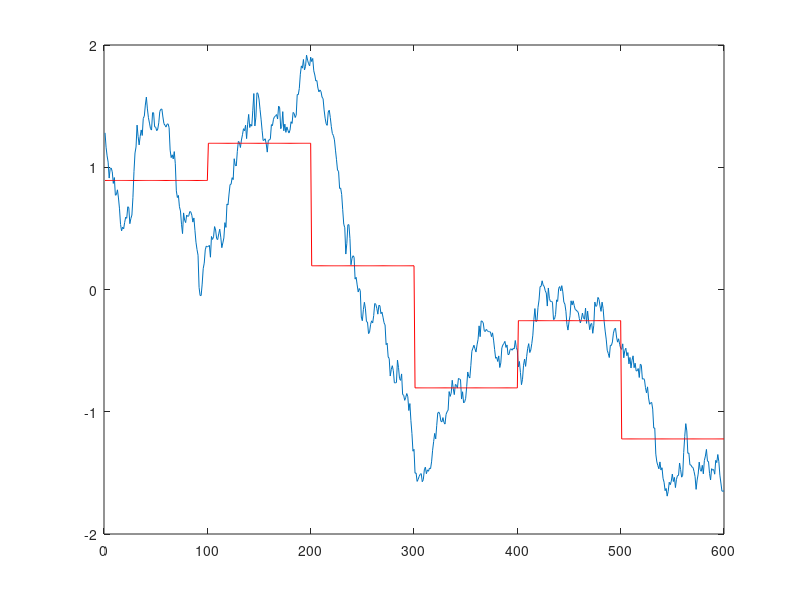

The MATLAB source for this figure: (Note: this script raises an error after producing the figure.)
% Copyright and terms of use (DO NOT REMOVE):
% The code is made freely available for non-commercial uses only, provided that the copyright 
% header in each file not be removed, and suitable citation(s) (see below) be made for papers 
% published based on the code.
%
% The code is not optimized for speed, and we are not responsible for any errors that might
% occur in the code.
%
% The copyright of the code is retained by the authors.  By downloading/using this code you
% agree to all the terms stated above.
%
%   Lin, J., Keogh, E., Lonardi, S. & Chiu, B. 
%   "A Symbolic Representation of Time Series, with Implications for Streaming Algorithms." 
%   In proceedings of the 8th ACM SIGMOD Workshop on Research Issues in Data Mining and 
%   Knowledge Discovery. San Diego, CA. June 13, 2003. 
%
%
%   Lin, J., Keogh, E., Patel, P. & Lonardi, S. 
%   "Finding Motifs in Time Series". In proceedings of the 2nd Workshop on Temporal Data Mining, 
%   at the 8th ACM SIGKDD International Conference on Knowledge Discovery and Data Mining. 
%   Edmonton, Alberta, Canada. July 23-26, 2002
%
%
% This code provides a step-by-step demo of SAX (Symbolic Aggregate approXimation).  Press enter
% for the next step.
% 
%   usage: [str] = sax_demo
%          [str] = sax_demo(data)
%
% Copyright (c) 2003, Eamonn Keogh, Jessica Lin, Stefano Lonardi, Pranav Patel, Li Wei. All rights reserved.
%
function [sax_string] = sax_demo(data)

    if nargin == 0
        data_len      = 600;
        data = random_walk(data_len);
    else
        data_len      = length(data);
    end
    
    nseg          = 6;
    alphabet_size = 6;

    if alphabet_size > 10
        disp('Currently alphabet_size cannot be larger than 10.  Please update the breakpoint table if you wish to do so');
        return;
    end
    
    data_len
    nseg
    
    % nseg must be divisible by data length
    if (mod(data_len, nseg))
        
        disp('nseg must be divisible by the data length. Aborting ');
        return;  
        
    end

    % win_size is the number of data points on the raw time series that will be mapped to a 
    % single symbol
    win_size = floor(data_len/nseg);
    
    data = (data - mean(data))/std(data);

    plot(data);

    pause;
    
    % special case: no dimensionality reduction
    if data_len == nseg
        PAA = data;
        
    % Convert to PAA.  Note that this line is also in timeseries2symbol, which will be
    % called later.  So it's redundant here and is for the purpose of plotting only.
    else
        PAA = [mean(reshape(data,win_size,nseg))];                     
    end
    
    % plot the PAA segments
    PAA_plot = repmat(PAA', 1, win_size);
    PAA_plot = reshape(PAA_plot', 1, data_len)';
    
    hold on;
    plot(PAA_plot,'r');
    
    pause;

    % map the segments to string
    str = timeseries2symbol(data, data_len, nseg, alphabet_size);
    
    % get the breakpoints
    switch alphabet_size
        case 2, cutlines  = [0];
        case 3, cutlines  = [-0.43 0.43];
        case 4, cutlines  = [-0.67 0 0.67];
        case 5, cutlines  = [-0.84 -0.25 0.25 0.84];
        case 6, cutlines  = [-0.97 -0.43 0 0.43 0.97];
        case 7, cutlines  = [-1.07 -0.57 -0.18 0.18 0.57 1.07];
        case 8, cutlines  = [-1.15 -0.67 -0.32 0 0.32 0.67 1.15];
        case 9, cutlines  = [-1.22 -0.76 -0.43 -0.14 0.14 0.43 0.76 1.22];
        case 10, cutlines = [-1.28 -0.84 -0.52 -0.25 0. 0.25 0.52 0.84 1.28];
        otherwise, disp('WARNING:: Alphabet size too big');
    end

    % draw the gray guide lines in the background
    guidelines = repmat(cutlines', 1, data_len);    
    plot(guidelines', 'color', [0.8 0.8 0.8]);
    hold on    
    
    pause;
    
    color = {'g', 'y', 'm', 'c', 'b'};
    symbols = {'a', 'b', 'c', 'd', 'e', 'f', 'g', 'h', 'i', 'j'};
    
    % high-light the segments and assign them to symbols
    for i = 1 : nseg
        
        % get the x coordinates for the segments
        x_start = (i-1) * win_size + 1;
        x_end   = x_start + win_size - 1;
        x_mid   = x_start + (x_end - x_start) / 2;

        % color-code each segment
        colorIndex = rem(str(i),length(color))+1;
        
        % draw the segments
        plot([x_start:x_end],PAA_plot([x_start:x_end]), 'color', color{colorIndex}, 'linewidth', 3);

        % show symbols
        text(x_mid, PAA_plot(x_start), symbols{str(i)}, 'fontsize', 14);
    end
    
    sax_string = symbols(str);
%end


%------------------------------------------------------------------------------------------
% Make random walk data
%------------------------------------------------------------------------------------------

function r = random_walk(n)
% r = random_walk(n)
% n: length of random walk time series
% 
% This is the continuous analog of symmetric random walk, each increment y(s+t)-y(s) is 
% Gaussian with distribution N(0,t^2) and increments over disjoint intervals are independent. 
% It is typically simulated as an approximating random walk in discrete time. 

sigma=1;
r=[0 cumsum(sigma.*randn(1,n-1))]; % standard Brownian motion 